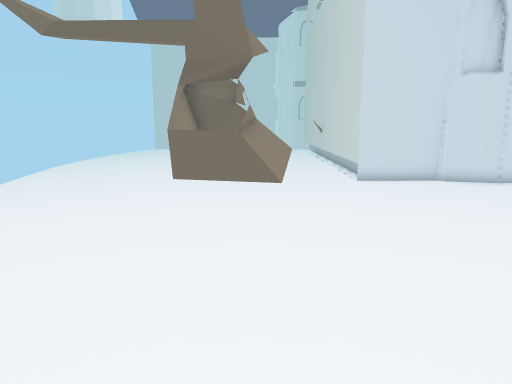
View 1 (above)

16 first-person views from a walk through a 3-D level made in the Unity game engine. The camera is 1.2 m above the floor, tilts 10° down and sees 70° across. The floor is counted in squares, 0.5 m on a side. Each view is taken from the middle of a square. On the plan, view 1 faces up. The plan holds only what a view shows up to about 20 squares ahead; the rest is blank. The place goes on beyond the plan.

View 2
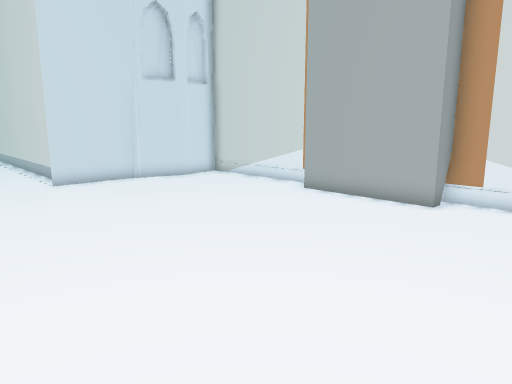

View 3
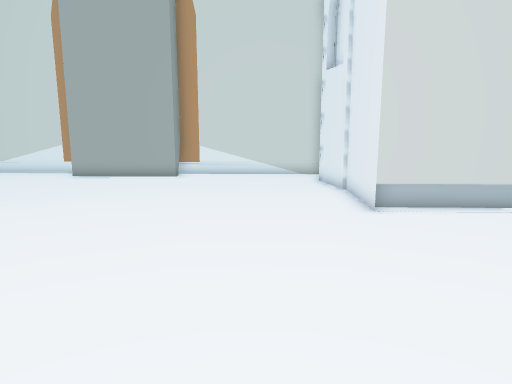

View 4
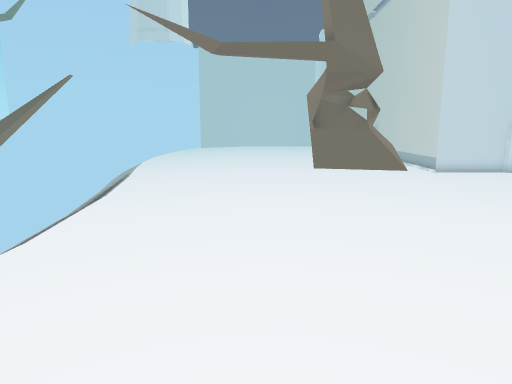

View 5
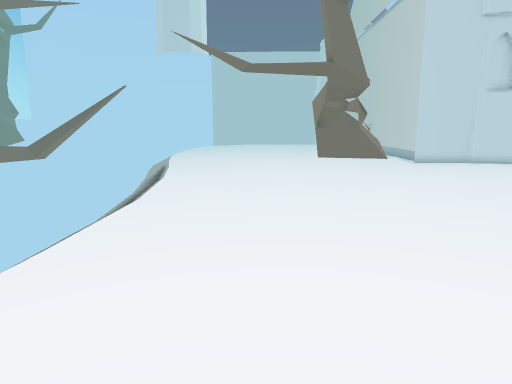

View 6
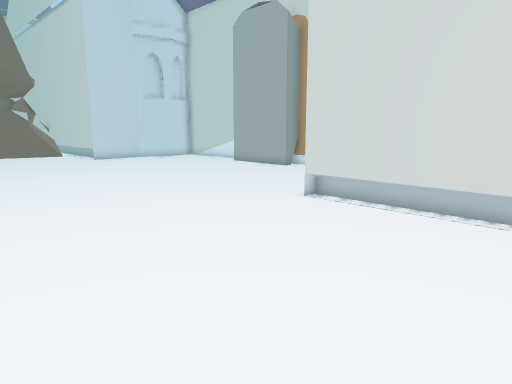

View 7
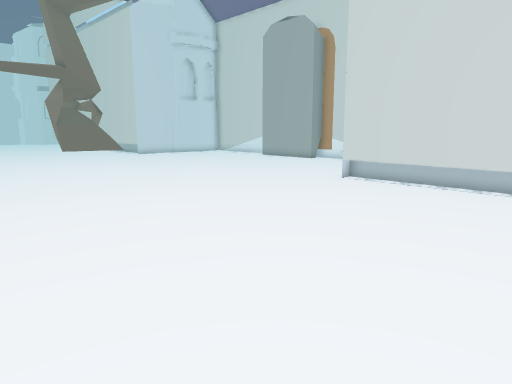

View 8
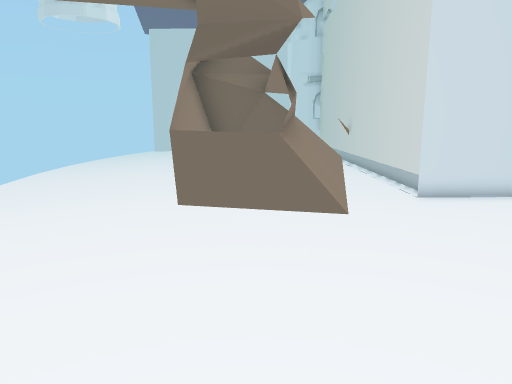

View 9
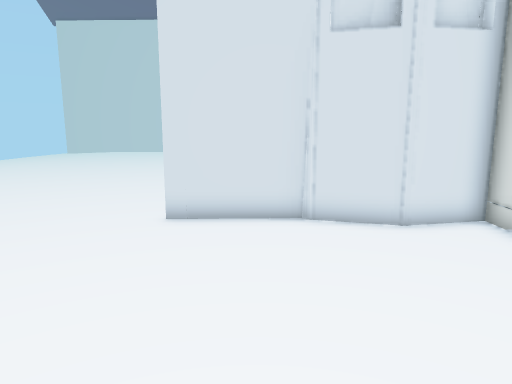

View 10
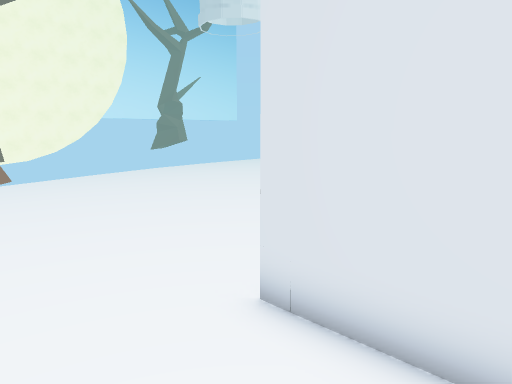

View 11
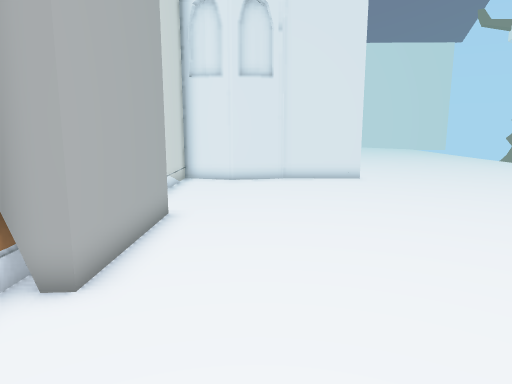

View 12
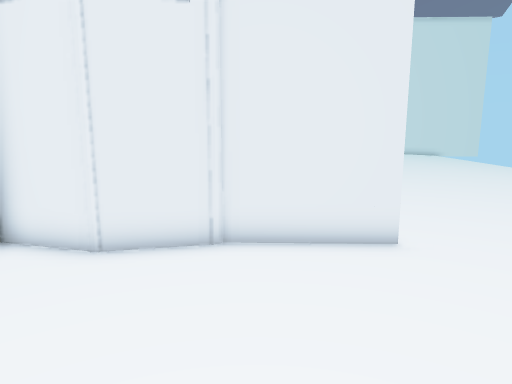

View 13
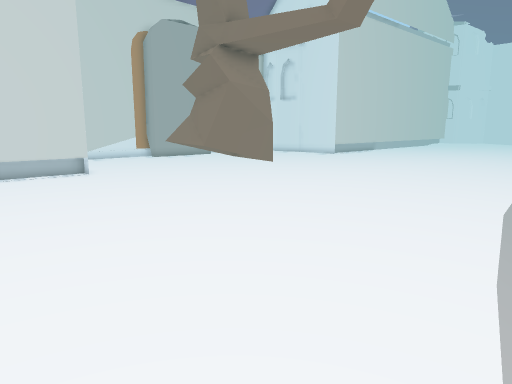

View 14
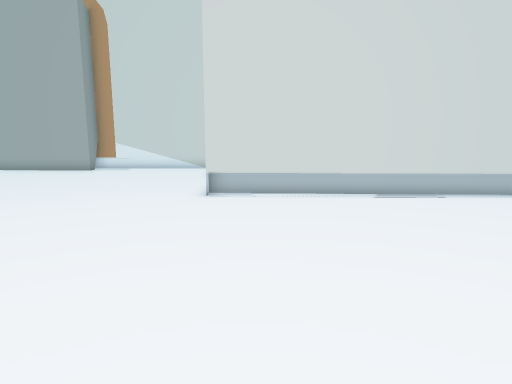

View 15
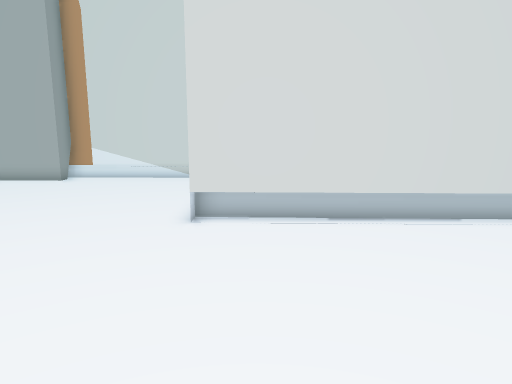

View 16
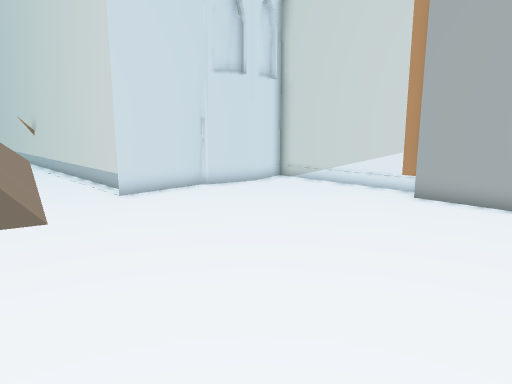

### Floor plan
Key: @ floor where view 1 was taken; # wall or solid block; . main floor; - floor 0.25 m lower than the main floor; = window, fence, low wall or low ledge.
Columns run from 13 left of view 1 to 13 right of it. Each row starts with its distance up from view 1.
 23 ..................#
 22 ..................#
 21 -.................#
 20  .................#
 19  .................#
 18  .................#
 17   ................#
 16   ................#########
 15   .........##.............#
 14   ........#####...........#
 13   ........#####...........#
 12    .......#=##=...........#
 11    .........==#...........#
 10    .......................#
  9    ......................##
  8    ......................##
  7    ......................#
  6    ......................#
  5    ......................#
  4    ......................##
  3    .......................#
  2    .......................#
  1    .......................#
  0    ..........@........... #
 -1    ......................##
 -2    ......................#
 -3    ..............#########
 -4     .............###
 -5     .............##
 -6     .............#=
 -7     .............##
 -8     .............#
 -9     .............#
-10      ............#
-11       ...........#
-12    .     ........#

Where each view was taken, in squares from view 1:
view 1: 0 up, 0 right, facing up
view 2: 0 up, 0 right, facing up-right
view 3: 0 up, 6 left, facing right
view 4: 3 down, 5 left, facing up
view 5: 8 down, 6 left, facing up
view 6: 11 down, 6 left, facing up-right
view 7: 12 down, 10 left, facing up-right
view 8: 4 up, 1 left, facing up
view 9: 7 up, 7 right, facing up
view 10: 13 up, 8 right, facing up-left
view 11: 14 up, 9 right, facing down
view 12: 4 up, 7 right, facing down
view 13: 23 up, 13 left, facing down-right
view 14: 5 down, 8 left, facing right
view 15: 5 down, 5 left, facing right
view 16: 4 up, 1 left, facing up-right
